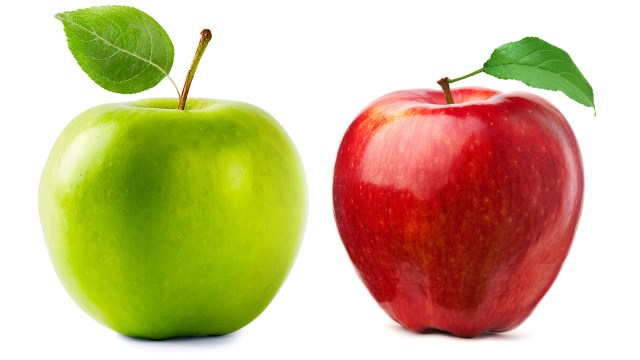
#> input picture assets/apel.jpg, 640 x 360 px; its folder holds only this picture in this run
$ jupyter execute --allow-errors main.ipynb   (shell and % lines are left out)
#> lines starting #> are read from the running program, lines starting #| are printed output that depends on the picture
# Persiapan
Sebelum melakukan proses pada gambar, kita perlu menginstal beberapa library yang dibutuhkan seperti `numpy`, `opencv`, dan `matplotlib`

# Import Library
Untuk memulai pemrosesan gambar, kita perlu mengimport beberapa library seperti:
- `pathlib` untuk menentukan path gambar yang akan diproses
- `numpy` untuk pemrosesan matriks
- `cv2` untuk membaca dan mengubah gambar
- `matplotlib` untuk menampilkan hasil gambar

[cell 1]
import pathlib

import cv2
import matplotlib.pyplot as plt
import numpy as np

## Deklarasi kernel
Pada tahap ini kita perlu menentukan kernel apa yang akan digunakan dalam pemrosesan gambar. Kernel yang digunakan pada proyek ini adalah kernel Prewitt, yang ditujukan untuk mencari garis tepi suatu gambar

[cell 2]
# declare prewitt kernel
_PREWITT_X_KERNEL = np.array([
    [1, 0, -1],
    [1, 0, -1],
    [1, 0, -1]
])

_PREWITT_Y_KERNEL = np.array([
    [1, 1, 1],
    [0, 0, 0],
    [-1, -1, -1]
])

[cell 3]
def show_image(name):
    # to point the specified image
#> called with name = 'apel'
    image_path = pathlib.Path(f'./assets/{name}.jpg')

    # read image in cv2
    image_matrix = cv2.imread(str(image_path))
#> image_matrix is the input picture: shape (360, 640, 3); mean B, G, R 144, 187.5, 206.6
    grayscale_image = cv2.cvtColor(image_matrix, cv2.COLOR_BGR2GRAY)
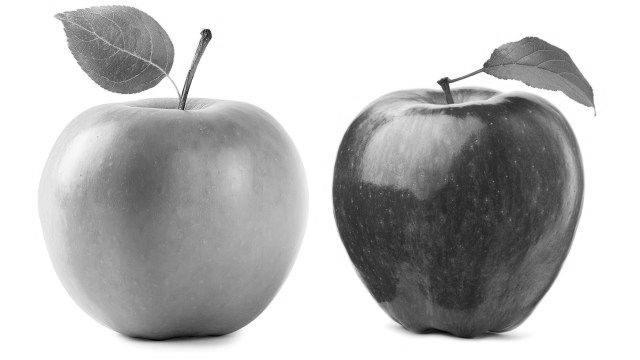
#> grayscale_image: shape (360, 640); min 5, max 255, mean 188.2

    # search the edge based on axis (the axis corresspond with kernel axis)
    convolved_image_x = cv2.filter2D(grayscale_image, -1, _PREWITT_X_KERNEL)
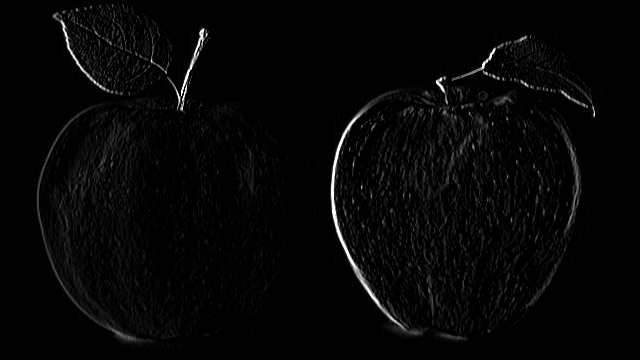
#> convolved_image_x: shape (360, 640); min 0, max 255, mean 5.7
    convolved_image_y = cv2.filter2D(grayscale_image, -1, _PREWITT_Y_KERNEL)
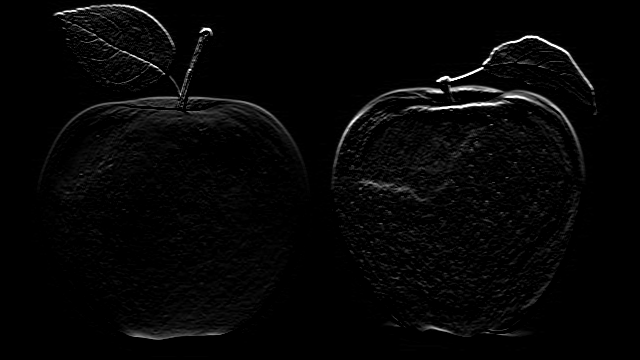
#> convolved_image_y: shape (360, 640); min 0, max 255, mean 5.9

    # define the figure to show multiple image in one line
    figure = plt.figure(figsize=(14, 7))

    # TODO: maybe using for loop instead of manually copy-paste
    figure.add_subplot(2, 5, 1)
    plt.imshow(plt.imread(image_path))
    plt.axis("off")
    plt.title("Asli")


    figure.add_subplot(2, 5, 2)
    plt.imshow(grayscale_image, cmap='grey')
    plt.axis("off")
    plt.title("Grayscale")

    figure.add_subplot(2, 5, 3)
    plt.imshow(convolved_image_x, cmap='grey')
    plt.axis("off")
    plt.title("Kernel X")

    figure.add_subplot(2, 5, 4)
    plt.imshow(convolved_image_y, cmap='grey')
    plt.axis("off")
    plt.title("Kernel Y")

    figure.add_subplot(2, 5, 5)
    plt.imshow(convolved_image_x + convolved_image_y, cmap='grey')
    plt.axis("off")
    plt.title("Kernel X + Y")

# show the specified image
show_image('apel')
#> (the rest of this cell did not finish here and is left out)

show_image('meja')
show_image('kursi')

# destroy all cv2 windows
cv2.destroyAllWindows()
